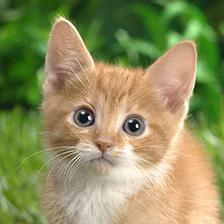
#> input picture image/examples/cat/cat_011.jpg, 224 x 224 px
$ python -i splite.py   (imports and definitions only)
#> lines starting #> are read from the running program, lines starting #| are printed output that depends on the picture
#coding=utf-8

from PIL import Image
import cv2
import numpy as np
import os
import sys
import getopt

import logging
# [5 lines not run here, left out]

# 数据增强区
tilesPerImage = 180
rotateAction = [Image.FLIP_LEFT_RIGHT, Image.FLIP_TOP_BOTTOM,
                Image.ROTATE_90, Image.ROTATE_180, Image.ROTATE_270]
rotate45degree = [45, 135, 270]
thresholdGLOABL = 0.42

mainFold = '/data/图片/'
toFold = '/data/train_image/'
"""创建文件夹（如果文件夹不存在的话）
"""

def check_fold(name):
    if not os.path.exists(name):
        os.mkdir(name)

"""将图片切分
    im: 所要处理的图片
    deg: 选择的角度
"""

# [21 lines left out: function im_crotate_image_square, not called in this run]


"""数据增强
    im: 需要增强的图片
    temp_list: 需要存在哪个数组
"""


def splite_img(imgfile):
#> called with imgfile = '../../image/examples/cat/cat_011.jpg'
    import random
    try:
        exit_file = imgfile.replace(mainFold, toFold)
        exit_file = exit_file[0: exit_file.find('.')] + '.jpg'
        if os.path.exists(exit_file) is True:
            return
        temp_list = []
        # 打开图片
        im = Image.open(imgfile)
#> im is the input picture: PIL image 224x224 RGB; mean R, G, B 141.8, 142.6, 93.7
        # 获得原始图片大小
        w, h = im.size
#> w = 224; h = 224
        # 变换形状224， 224
        temp_im = cv2.resize(np.array(im), (224, 224))
        # 增加原始图片
        temp_imgfile = imgfile.replace(mainFold, toFold);

        t_im = Image.fromarray(temp_im)
        t_im.save(temp_imgfile[0: temp_imgfile.find('.')] + '.jpg', "JPEG")
        # 删除图片上下尺子的影响
        im = im.crop((0, int(h * 0.1), w, int(h * 0.9)))
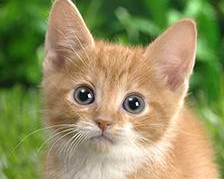
#> im: PIL image 224x179 RGB; mean R, G, B 146.6, 144.9, 96

        dx = dy = 224
        # 将图片增强tilesPerImage份
        for i in range(1, tilesPerImage + 1):
            newname = imgfile.replace('.', '_{:03d}.'.format(i))
            # 获得图片大小
            # 获取图片截取大小
            if i < (tilesPerImage / 360) * 100 and w > 300:
                dx = 224
            if i < (tilesPerImage / 360) * 100 and w > 500:
                dx = 320
            if i < (tilesPerImage / 360) * 100 and w > 800:
                dx = 640
            if (tilesPerImage / 360) * 100 < i < (tilesPerImage / 360) * 200 and w > 1400:
                dx = 1280
            if (tilesPerImage / 360) * 200 < i < (tilesPerImage / 360) * 300 and w > 3200:
                dx = 2560
            if i < (tilesPerImage / 360) * 100 and h > 300:
                dy = 224
            if i < (tilesPerImage / 360) * 100 and h > 500:
                dy = 320
            if i < (tilesPerImage / 360) * 100 and h > 800:
                dy = 640
            if (tilesPerImage / 360) * 100 < i < (tilesPerImage / 360) * 200 and h > 1400:
                dy = 1280
            if (tilesPerImage / 360) * 200 < i < (tilesPerImage / 360) * 300 and h > 3200:
                dy = 2560

            # 随机获得图片区域图片
            x = random.randint(0, w - dx - 1)
            y = random.randint(0, h - dy - 1)

            # 将图片截取指定大小
            im_cropped = im.crop((x, y, x + dx + 1, y + dy + 1))

            if i % 2 == 0:  # 将图片旋转 90\180
                im_cropped = im_cropped.transpose(
                    random.choice(rotateAction))
            if i % 2 == 0 and i > (tilesPerImage / 360) * 300:  # 将图片旋转1-45角度
                roate_drgree = random.choice(rotate45degree)
                im_cropped = im_crotate_image_square(
                    im_cropped, roate_drgree)

            # 将处理后的图片转为224、224
            im_cropped = cv2.resize(
                np.array(im_cropped), (224, 224))

            # 将处理后的图片按照，图片特征， 色卡id，图片地址进行存入数组
            # temp_list.append(im_cropped)
            # 将处理后的图片存起来
            newname = newname.replace(mainFold, toFold)
            t_im = Image.fromarray(im_cropped)
            t_im.save(newname[0: newname.find('.')] + '.jpg', "JPEG")
    except Exception as msg:
        logging.error('Bad Image: %s B %s ' % (imgfile, msg))
        print('Bad Image: %s B %s ' % (imgfile, msg))
        return None

# [20 lines left out: function start_splite, not called in this run]


# [9 lines not run here, left out]

>>> result = splite_img('../../image/examples/cat/cat_011.jpg')

$ run again, on image/examples/cat/cat_072.jpg
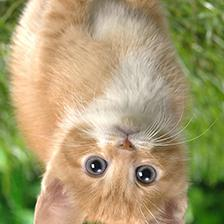
#> input picture image/examples/cat/cat_072.jpg, 224 x 224 px
#> in splite_img, im is the input picture: PIL image 224x224 RGB; mean R, G, B 167.3, 155.7, 112
#> in splite_img, `im = im.crop((0, int(h * 0.1), w, int(h * 0.9)))`:
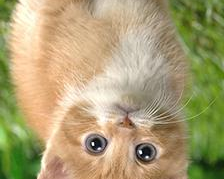
#> im: PIL image 224x179 RGB; mean R, G, B 171.5, 159.6, 115.9

$ run again, on image/examples/cat/cat_074.jpg
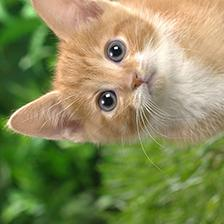
#> input picture image/examples/cat/cat_074.jpg, 224 x 224 px
#> in splite_img, im is the input picture: PIL image 224x224 RGB; mean R, G, B 136.8, 139.2, 90.2
#> in splite_img, `im = im.crop((0, int(h * 0.1), w, int(h * 0.9)))`:
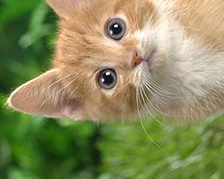
#> im: PIL image 224x179 RGB; mean R, G, B 136.3, 138.6, 91.2

$ run again, on image/examples/cat/cat_084.jpg
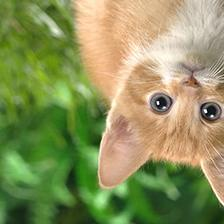
#> input picture image/examples/cat/cat_084.jpg, 224 x 224 px
#> in splite_img, im is the input picture: PIL image 224x224 RGB; mean R, G, B 139.2, 146.6, 91.9
#> in splite_img, `im = im.crop((0, int(h * 0.1), w, int(h * 0.9)))`:
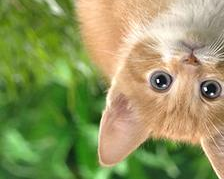
#> im: PIL image 224x179 RGB; mean R, G, B 144.9, 150.5, 94.6
